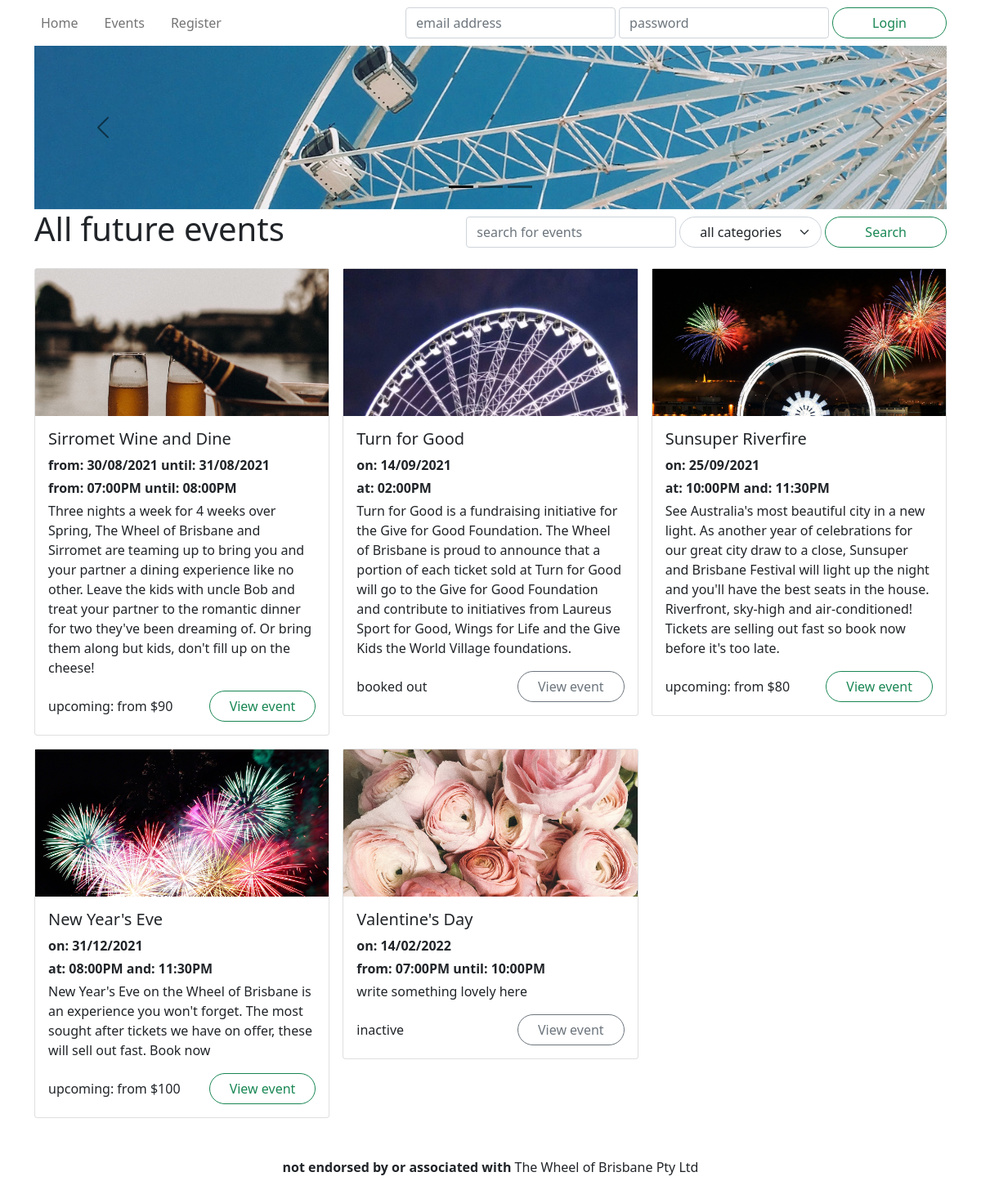
Screenshot of /events/ with the database file from the repository.
### wheel/models.py (models this page shows, shortened)
class Event(db.Model):
    __tablename__ = 'events'
    id = db.Column(db.Integer, primary_key=True)
    name = db.Column(db.String(255), nullable=False)
    description = db.Column(db.Text)
    category = db.Column(db.String(40))
    status = db.Column(db.Enum('upcoming', 'inactive', 'cancelled', 'booked out'), nullable=False)
    image = db.Column(db.String(255))
    reviews = db.relationship('Review', backref='event')
    tickets = db.relationship('Ticket', backref='event')
    @staticmethod
    def getAll():
        return Event.query.\
            join(Ticket).\
            filter( Ticket.datetime > datetime.now() ).\
            group_by( Event.id ).\
            order_by( Ticket.datetime ).\
            all()
    @staticmethod
    def getAllCategories():
        return [event.category for event in Event.query.group_by('category').all()]
    def getFutureTickets(self):
        return list( filter( lambda ticket: ticket.datetime > datetime.now(), self.tickets ) )
    def getTicketsRange(self):
        tickets = self.getFutureTickets()
        numberOfTickets = len(tickets)
        if numberOfTickets == 0:
            return [numberOfTickets, None, None]
        min_ticket = reduce( lambda x, y: min(x, y, key=lambda ticket: ticket.datetime), tickets )
        max_ticket = reduce( lambda x, y: max(x, y, key=lambda ticket: ticket.datetime), tickets )
        return [numberOfTickets, min_ticket, max_ticket]
    def printTicketsDateRange(self):
        numberOftickets, min_ticket, max_ticket = self.getTicketsRange()
        if numberOftickets == 0:
            return ""
        min = min_ticket.datetime.strftime("%d/%m/%Y")
        max = max_ticket.datetime.strftime("%d/%m/%Y")
        if min == max:
            return f"on: {min}"
        return f"from: {min} until: {max}"
    def printTicketsTimeRange(self):
        numberOftickets, min_ticket, max_ticket = self.getTicketsRange()
        if numberOftickets == 0:
            return ""
        min = min_ticket.datetime.strftime("%I:%M%p")
        max = max_ticket.datetime.strftime("%I:%M%p")
        if numberOftickets == 1:
            return f"at: {min}"
        if numberOftickets == 2:
            return f"at: {min} and: {max}"
        return f"from: {min} until: {max}"
    def getTicketsPriceFrom(self):
        tickets = self.getFutureTickets()
        if len(tickets) == 0:
            return ""
        ticket = reduce( lambda x, y: min(x, y, key=lambda ticket: ticket.price), tickets )
        return f"from ${ticket.price}"
    def getStatusColour(self):
        return {
            'upcoming': 'success',
            'inactive': 'secondary',
            'booked out': 'secondary',
            'cancelled': 'danger'
        }[self.status]

class Ticket(db.Model):
    __tablename__ = 'tickets'
    id = db.Column(db.Integer, primary_key=True)
    datetime = db.Column(db.DateTime, nullable=False)
    price = db.Column(db.Integer, nullable=False)
    remaining = db.Column(db.Integer, nullable=False)
    event_id = db.Column(db.Integer, db.ForeignKey('events.id'))

### wheel/controllers/events.py (the view)
@events.route('/')
def getAll():
    search = request.args['search'] if 'search' in request.args else ''
    category = request.args['category'] if 'category' in request.args else 'all'
    categories = Event.getAllCategories()
    if search == '' and category == 'all':
        events = Event.getAll()
    elif search == '':
        events = Event.getAllByCategory(category)
    elif category == 'all':
        events = Event.getAllBySearch(search)
    else:
        events = Event.getAllBySearchAndCategory(search, category)
    form = SearchForm()
    form.category.choices = [("all", "all categories"), *[(category, category) for category in Event.getAllCategories()]]
    form.search.data = search
    form.category.data = category
    return render_template('events.html', events=events, categories=categories, form=form)

### wheel/forms.py
class SearchForm(FlaskForm):
    search = StringField('Search')
    category = SelectField('Category')

### wheel/templates/events.html (shortened to what this page needs)
{% extends 'base.html' %}
{% block hero %}
<div id="hero-mini" class="carousel carousel-dark slide" data-bs-ride="carousel">
    <div class="carousel-indicators">
        <button type="button" class="active"
                data-bs-target="#hero" data-bs-slide-to="0"></button>
        <button type="button"
                data-bs-target="#hero" data-bs-slide-to="1"></button>
        <button type="button"
                data-bs-target="#hero" data-bs-slide-to="2"></button>
    </div>
    <div class="carousel-inner">
        <div class="carousel-item active">
            <div style="background-image: url('/static/images/bluesky.jpg');"></div>
        </div>
    </div>
    <button type="button" class="carousel-control-prev"
            data-bs-target="#hero" data-bs-slide="prev">
        <span class="carousel-control-prev-icon"></span>
    </button>
    <button type="button" class="carousel-control-next"
            data-bs-target="#hero" data-bs-slide="next">
        <span class="carousel-control-next-icon"></span>
    </button>
</div>
{% endblock %}
{% block title %}All future events{% endblock %}
{% block header_buttons %}
    <div class="col-6 col-md-auto my-auto">
        <form method="GET" action="{{ url_for('events.getAll') }}" class="d-flex flex-row gap-1 col-auto my-auto">
            {{ form.search(class="form-control w-auto", placeholder="search for events") }}
            {{ form.category(class="form-select rounded-pill ps-4 pe-5") }}
            <button class="btn btn-outline-success rounded-pill px-5" type="submit">Search</button>
        </form>
    </div>
{% endblock %}
{% block content %}
<section>
    <div class="row row-cols-1 row-cols-md-2 row-cols-xl-3 mb-3 g-3">
        {% for event in events %}
        <div class="col event">
            <article class="card">
                <a href="{{ url_for('events.get', id=event.id) }}" class="card-image" style="background-image: url('{{ event.image }}'); background-position: top;"></a>
                <div class="card-body">
                    <h5 class="card-title">{{ event.name }}</h5>
                    <p class="mb-1"><strong>{{ event.printTicketsDateRange() }}</strong></p>
                    <p class="mb-1"><strong>{{ event.printTicketsTimeRange() }}</strong></p>
                    <p class="card-text">{{ event.description }}</p>
                    <div class="row">
                        <span class="col my-auto">{{ event.status }}{{ ": {}".format( event.getTicketsPriceFrom() ) if event.status == "upcoming" }}</span>
                        <span class="col-auto"><a href="{{ url_for('events.get', id=event.id) }}" class="btn btn-outline-{{ event.getStatusColour() }} rounded-pill px-4">View event</a></span>
                    </div>
                </div>
            </article>
        </div>
        {% endfor %}
    </div>
</section>
{% endblock %}

### rows the page displays
Event: image (picture), name "Sirromet Wine and Dine", printTicketsDateRange "from: 30/08/2021 until: 31/08/2021", printTicketsTimeRange "from: 07:00PM until: 08:00PM", description "Three nights a week for 4 weeks over Spring, The Wheel of Brisbane and Sirromet are teaming up to bring you and your partner a dining experience like no other. Leave the kids with uncle Bob and treat your partner to the romantic dinner for two they've been dreaming of. Or bring them along but kids, don't fill up on the cheese!", status "upcoming", status.price ": from $90"
Event: image (picture), name "Turn for Good", printTicketsDateRange "on: 14/09/2021", printTicketsTimeRange "at: 02:00PM", description "Turn for Good is a fundraising initiative for the Give for Good Foundation. The Wheel of Brisbane is proud to announce that a portion of each ticket sold at Turn for Good will go to the Give for Good Foundation and contribute to initiatives from Laureus Sport for Good, Wings for Life and the Give Kids the World Village foundations.", status "booked out"
Event: image (picture), name "Sunsuper Riverfire", printTicketsDateRange "on: 25/09/2021", printTicketsTimeRange "at: 10:00PM and: 11:30PM", description "See Australia's most beautiful city in a new light. As another year of celebrations for our great city draw to a close, Sunsuper and Brisbane Festival will light up the night and you'll have the best seats in the house. Riverfront, sky-high and air-conditioned! Tickets are selling out fast so book now before it's too late.", status "upcoming", status.price ": from $80"
Event: image (picture), name "New Year's Eve", printTicketsDateRange "on: 31/12/2021", printTicketsTimeRange "at: 08:00PM and: 11:30PM", description "New Year's Eve on the Wheel of Brisbane is an experience you won't forget. The most sought after tickets we have on offer, these will sell out fast. Book now", status "upcoming", status.price ": from $100"
Event: image (picture), name "Valentine's Day", printTicketsDateRange "on: 14/02/2022", printTicketsTimeRange "from: 07:00PM until: 10:00PM", description "write something lovely here", status "inactive"
